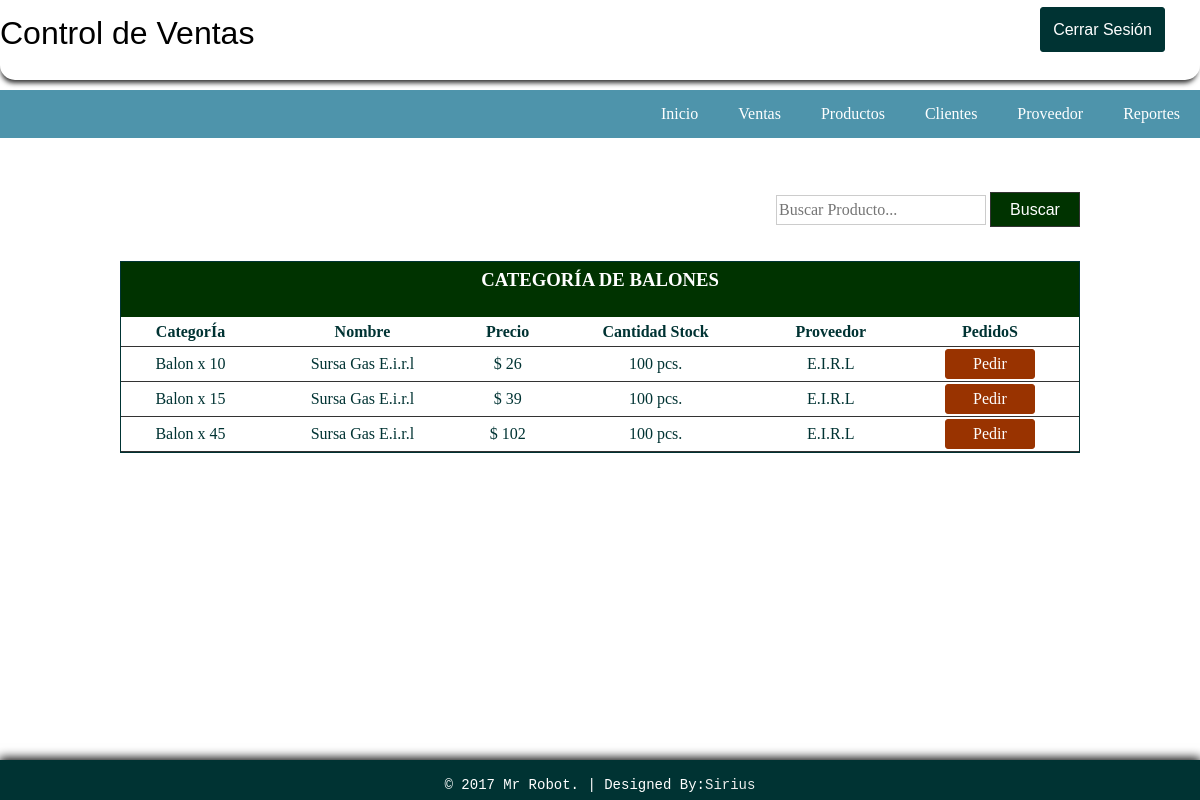
/Ventas/sales.php (signed in), run on the app's committed database.
### tables this page shows
CREATE TABLE IF NOT EXISTS `products` (
  `id` int(11) NOT NULL,
  `category` varchar(100) NOT NULL,
  `name` varchar(100) NOT NULL,
  `quantity` int(11) NOT NULL,
  `purchase` int(11) NOT NULL,
  `retail` int(11) NOT NULL,
  `supplier` varchar(100) NOT NULL,
  `id_supplier` int(11) NOT NULL,
  KEY `id_supplier` (`id_supplier`),
  KEY `id_supplier_2` (`id_supplier`),
  KEY `id_supplier_3` (`id_supplier`),
  KEY `id_supplier_4` (`id_supplier`)
);

### Ventas/sales.php (the view, shortened to what this page needs)
<!DOCTYPE >
<html >
<head>
</head>
<link rel="stylesheet" type="text/css" href="../Css/estilos.css">
<body>
<div id="container">
<div id="header">
  <p class="Pl">Control de Ventas</p>
  <a href="../logout.php"><input type="button" id="btnadd" value="Cerrar Sesión" align="middle" src="" /></a>
</div>
<br><br><br><br><br>
      <header>
         <nav class="Menu">
                <ul>
                   <li><a href="../index.php">Inicio</a></li>
                   <li><a href="sales.php">Ventas</a></li>
                   <li><a href="../Producto/products.php">Productos</a></li>
                   <li><a href="../Cliente/customers.php">Clientes</a></li>
                   <li><a href="../Proveedor/supplier.php">Proveedor</a></li>
                   <li><a href="salesreport.php">Reportes</a></li>
               </ul>
           </nav>
       </header>
</div>
<br>
<br><br>
<table width="80%" border="0" align="center" cellpadding="0" cellspacing="0">
      <tr>
        <td height="37" align="right">
        <form action="result_sales.php" method="get" ecntype="multipart/data-form">
        <input type="text" name="query" style="border:1px solid #CCC; color: #333; width:210px; height:30px;" placeholder="Buscar Producto..." />&nbsp;<input type="submit" id="btnsearch" value="Buscar" name="search" />
        </form>
     	</td>
      </tr>
    </table></th>
  <br>
  <tr>
    <td>
    <table border="0" cellpadding="0" cellspacing="0" align="center" width="80%" style="border:1px solid #033; color:#033;">
     <tr>
     <th colspan="7" align="center" height="55px" style="border-bottom:1px solid #030; background: #030; color:#FFF;"><H3>CATEGORÍA DE BALONES</H3></th>
    </tr>
      <tr height="30px">
        <th style="border-bottom:1px solid #333;"> CategorÍa </th>
        <th style="border-bottom:1px solid #333;"> Nombre </th>
        <th style="border-bottom:1px solid #333;"> Precio </th>
        <th style="border-bottom:1px solid #333;"> Cantidad Stock </th>
        <th style="border-bottom:1px solid #333;"> Proveedor </th>
        <th style="border-bottom:1px solid #333;"> PedidoS </th>
      </tr>
       <?php
require('../config.php');
$query="SELECT * FROM products";
$result=mysqli_query($db_link, $query);
while ($row=mysqli_fetch_array($result)){?>
      <tr align="center" style="height:35px">
      	<td style="border-bottom:1px solid #333;"> <?php echo $row['category']; ?> </td>
        <td style="border-bottom:1px solid #333;"> <?php echo $row['name']; ?> </td>
        <td style="border-bottom:1px solid #333;">$ <?php echo $row['retail']; ?> </td>
        <td style="border-bottom:1px solid #333;"> <?php echo $row['quantity']; ?> pcs. </td>
        <td style="border-bottom:1px solid #333;"> <?php echo $row['supplier']; ?> </td>
        <td style="border-bottom:1px solid #333;">
        <a href="process_sales.php?id=<?php echo md5($row['id']);?>"><input type="button" value="Pedir" style="width:90px; height:30px; color:#FFF; background: #930; border:1px solid #930; border-radius:3px;"></a>
        </td>
      </tr>
   <?php
}?>
    </table>
  </td>
  </tr>
<br><br><br>
<div id="footer">
<table border="0" cellpadding="15px" align="center"; style="font-family: 'Courier New'; color: #FFF; font-size: 14px;">
<tr>
	<td>
    &copy; 2017 Mr Robot.  |  Designed By:<a href="#">Sirius</a>
    </td>
</tr>
</table>
</div>
</body>
</html>

### Css/estilos.css (style rules this page uses)
body { margin:0; font-size:16px; height:100%; margin:0; padding:0; }
header { width: 100%; background-color: #4e94ab; }
.Pl { margin: 15px 0 0 0 ; font-size: 32px; font-family: sans-serif; }
#btnadd { float: right; margin: -45px 35px 0 0 ; border:1px solid #033; background: #033; border-radius:3px; height:45px; width:125px; color: #FFF; font-family:sans-serif; }
#footer { clear: both; background: #033; height: 40px; width: 100%; position: fixed; left: 0px; bottom: 0px; text-align: center; box-shadow:0px -1px 10px 1px #000; }
.Menu ul { margin: 0px; list-style: none; padding: 0px; display: flex; justify-content: flex-end; }
.Menu li a { display: block; padding: 15px 20px; color: #fff; text-decoration: none; }
#header { box-shadow: -1px 5px 5px -2px #333333; position:fixed; width:100%; height:80px; border-radius:0px 0px 15px 15px; background-color:#FFF; }
#btnsearch { border:1px solid #333; background: #030; height:35px; width:90px; color: #FFF; font-family:"Lucida Sans Unicode", "Lucida Grande", sans-serif; }
:root { --baseColor: #606468; }
:root { --gridMaxWidth: 20rem; --gridWidth: 90%; }
:root { --iconFill: var(--baseColor); }
:root { --htmlFontSize: 100%; --bodyBackgroundColor: #2c3338; --bodyColor: var(--baseColor); --bodyFontFamily: 'Open Sans'; --bodyFontFamilyFallback: sans-serif; --bodyFontSize: 0.875rem; --bodyFontWeight: 400; --bodyLineHeight: 1.5; }
:root { --anchorColor: #eee; }
a { color: var(--anchorColor); outline: 0; text-decoration: none; }
:root { --formFieldMargin: 0.875rem; }
input { border: 0; color: #000; font: inherit; }
input[type='submit'] { cursor: pointer; }
.form input[type='password'],.form input[type='text'], { width: 80%; }
:root { --loginBorderRadus: 0.25rem; --loginColor: #eee; --loginInputBackgroundColor: #3b4148; --loginInputHoverBackgroundColor: #434a52; --loginLabelBackgroundColor: #363b41; --loginSubmitBackgroundColor: #ea4c88; --loginSubmitColor: #eee; --loginSubmitHoverBackgroundColor: #d44179; }
:root { --paragraphMarginBottom: 1.5rem; --paragraphMarginTop: 1.5rem; }

### data on the page
products: category "Balon x 10", name "Sursa Gas E.i.r.l", retail "26", quantity "100", supplier "E.I.R.L"
products: category "Balon x 15", name "Sursa Gas E.i.r.l", retail "39", quantity "100", supplier "E.I.R.L"
products: category "Balon x 45", name "Sursa Gas E.i.r.l", retail "102", quantity "100", supplier "E.I.R.L"
